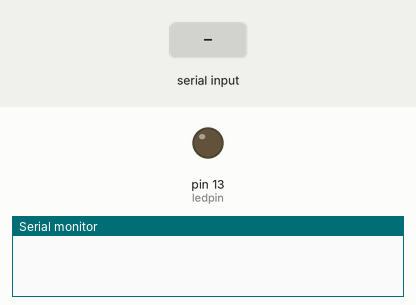
Simulated run of this sketch. Board: Arduino Uno, built with avr-gcc and run on an emulated ATmega328P. Shown: output pins drawn as LEDs (lit = HIGH), the last lines printed to the serial monitor. The test bench sets the inputs (shaded band).

Above: at 1.2 s.
1.3 s: "A" received over Serial
At 1.9 s:
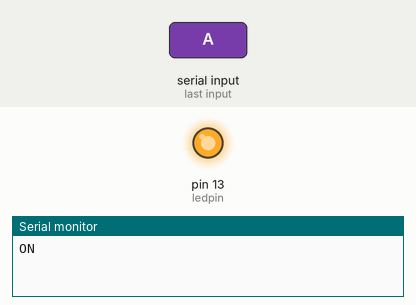
2.9 s: "a" received over Serial
At 4.3 s:
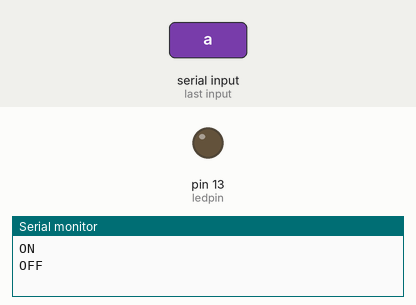
Timing chart, 0 to 5.9 s (numbered marks = the images above; inputs shaded):
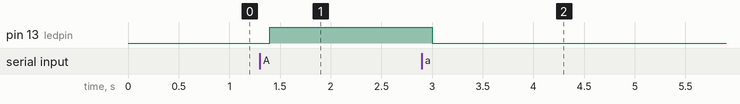

Measured:
- after the input at 1.3 s, pin 13 (ledpin): LOW → HIGH after 0.10 s
- after the input at 2.9 s, pin 13 (ledpin): HIGH → LOW after 0.10 s

The sketch:

Prueba_buetooth.ino
```cpp
/************************* http://geekfactory.mx *******************************
 *
 * Sketch de prueba para modulos de bluetooth HC-05 y HC-06. Este programa puede
 * controlar el led de la tarjeta arduino a través de la conexión bluetooth. El
 * programa puede ampliarse para controlar una mayor cantiad de salidas.
 *
 * ESTE SKETCH USA EL PUERTO SERIE (UART), MISMO QUE ES UTILIZADO PARA
 * LA COMUNICACIÓN USB. EL USO DE BLUETOOTH O USB ES MUTUAMENTE EXCLUSIVO
 * (NO SE PUEDEN USAR AMBOS AL MISMO TIEMPO).
 *
 * PARA USAR LA CONEXIÓN USB Y BLUETOOTH AL MISMO TIEMPO ES NECESARIO EMULAR UNA
 * UART POR SOFTWARE.
 *
 * El funcionamiento es sencillo:
 *
 * Enviar un caracter 'A' para encender el led
 * Enviar un caracter 'a' para apagar el led
 *
 */

char rxChar;    // Variable para recibir datos del puerto serie
int ledpin = 13;  // Pin donde se encuentra conectado el led (pin 13)

// Configurar el arduino
void setup()
{
  // Pin 13 como salida
  pinMode(ledpin, OUTPUT);
  // Comunicación serie a 9600 baudios
  Serial.begin(9600);
}

// Ciclo infinito, programa principal
void loop()
{
  // Si hay datos disponibles en el buffer
  if( Serial.available() )
  {
    // Leer un byte y colocarlo en variable
    rxChar = Serial.read();

    // Procesar comando de un solo byte
    if( rxChar == 'A' )
    {
      digitalWrite(ledpin, HIGH);
      Serial.println("ON");
    }
    else if ( rxChar == 'a' )
    {
      digitalWrite(ledpin, LOW);
      Serial.println("OFF");
    }
  }

  // Podemos hacer otras cosas aquí
  delay(100);
}
```
